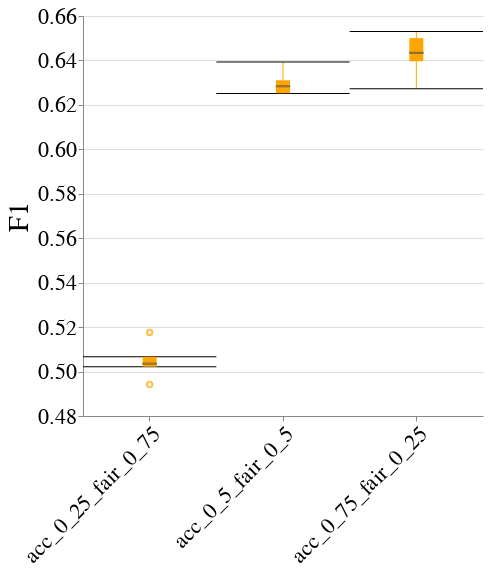

Source (notebook cell):
### Code cell
create_box_plot_per_dataset_and_case_study(to_plot=best_lp_metrics_per_exp_config_df,
                                           exp_name=EXP_NAME,
                                           dataset_name=DATASET_NAME,
                                           case_study_name=CASE_STUDY_NAME,
                                           metric_name="F1")

### Figure 1 — Vega-Lite specification as saved in the notebook (floating-point values rounded to 4 significant figures)
{"config": {"view": {"continuousWidth": 400, "continuousHeight": 300, "stroke": null}, "axis": {"labelFontSize": 22, "labelFontWeight": "normal", "titleFontSize": 28, "titleFontWeight": "normal"}, "title": {"fontSize": 28}}, "data": {"name": "data-88f03501d387ad49b78752bde0df59e2"}, "mark": {"type": "boxplot", "color": "orange", "median": {"stroke": "black", "strokeWidth": 0.7}, "ticks": true}, "encoding": {"x": {"axis": {"labelAngle": -45, "labelLimit": 500}, "field": "exp_config_name", "title": null, "type": "nominal"}, "y": {"field": "overall", "scale": {"zero": false}, "title": "F1", "type": "quantitative"}}, "height": 400, "width": 400, "$schema": "https://vega.github.io/schema/vega-lite/v4.17.0.json", "datasets": {"data-88f03501d387ad49b78752bde0df59e2": [{"exp_config_name": "acc_0_25_fair_0_75", "run_num": 1, "logical_pipeline_uuid": "Tm9uZSZOT19GQUlSTkVTU19JTlRFUlZFTlRJT04mcmZfY2xm", "physical_pipeline_uuid": "613fde51-0194-4263-98e5-5e6f95e37576", "compound_pp_quality": 0.8684, "metric": "F1", "model_name": "rf_clf", "runtime_in_mins": 0.04458, "dataset_name": "folk_pubcov", "logical_pipeline_name": "None&NO_FAIRNESS_INTERVENTION&rf_clf", "null_imputer_name": "None", "fairness_intervention_name": "NO_FAIRNESS_INTERVENTION", "RAC1P_dis": 0.4422, "RAC1P_priv": 0.5348, "SEX&RAC1P_dis": 0.4404, "SEX&RAC1P_priv": 0.5107, "SEX_dis": 0.4744, "SEX_priv": 0.5164, "overall": 0.4942}, {"exp_config_name": "acc_0_25_fair_0_75", "run_num": 2, "logical_pipeline_uuid": "Tm9uZSZOT19GQUlSTkVTU19JTlRFUlZFTlRJT04mcmZfY2xm", "physical_pipeline_uuid": "90d5579c-37f8-4826-8d51-76ee76d67b06", "compound_pp_quality": 0.8625, "metric": "F1", "model_name": "rf_clf", "runtime_in_mins": 0.1799, "dataset_name": "folk_pubcov", "logical_pipeline_name": "None&NO_FAIRNESS_INTERVENTION&rf_clf", "null_imputer_name": "None", "fairness_intervention_name": "NO_FAIRNESS_INTERVENTION", "RAC1P_dis": 0.4655, "RAC1P_priv": 0.5298, "SEX&RAC1P_dis": 0.4535, "SEX&RAC1P_priv": 0.517, "SEX_dis": 0.4838, "SEX_priv": 0.5232, "overall": 0.5022}, {"exp_config_name": "acc_0_25_fair_0_75", "run_num": 3, "logical_pipeline_uuid": "Tm9uZSZOT19GQUlSTkVTU19JTlRFUlZFTlRJT04mcmZfY2xm", "physical_pipeline_uuid": "ed773b07-0e46-4f94-81ca-4da4b9f1e3a3", "compound_pp_quality": 0.8726, "metric": "F1", "model_name": "rf_clf", "runtime_in_mins": 0.3652, "dataset_name": "folk_pubcov", "logical_pipeline_name": "None&NO_FAIRNESS_INTERVENTION&rf_clf", "null_imputer_name": "None", "fairness_intervention_name": "NO_FAIRNESS_INTERVENTION", "RAC1P_dis": 0.4586, "RAC1P_priv": 0.5395, "SEX&RAC1P_dis": 0.4505, "SEX&RAC1P_priv": 0.5207, "SEX_dis": 0.4703, "SEX_priv": 0.5424, "overall": 0.5036}, {"exp_config_name": "acc_0_25_fair_0_75", "run_num": 4, "logical_pipeline_uuid": "Tm9uZSZOT19GQUlSTkVTU19JTlRFUlZFTlRJT04mcmZfY2xm", "physical_pipeline_uuid": "d9276800-13d6-48d8-b61e-081b9fdb78d0", "compound_pp_quality": 0.8666, "metric": "F1", "model_name": "rf_clf", "runtime_in_mins": 0.02287, "dataset_name": "folk_pubcov", "logical_pipeline_name": "None&NO_FAIRNESS_INTERVENTION&rf_clf", "null_imputer_name": "None", "fairness_intervention_name": "NO_FAIRNESS_INTERVENTION", "RAC1P_dis": 0.479, "RAC1P_priv": 0.5465, "SEX&RAC1P_dis": 0.473, "SEX&RAC1P_priv": 0.5319, "SEX_dis": 0.4941, "SEX_priv": 0.5449, "overall": 0.5176}, {"exp_config_name": "acc_0_25_fair_0_75", "run_num": 5, "logical_pipeline_uuid": "Tm9uZSZOT19GQUlSTkVTU19JTlRFUlZFTlRJT04mcmZfY2xm", "physical_pipeline_uuid": "b75b2fa6-9525-45b9-ac4b-8a5fce7f1b83", "compound_pp_quality": 0.8668, "metric": "F1", "model_name": "rf_clf", "runtime_in_mins": 0.1131, "dataset_name": "folk_pubcov", "logical_pipeline_name": "None&NO_FAIRNESS_INTERVENTION&rf_clf", "null_imputer_name": "None", "fairness_intervention_name": "NO_FAIRNESS_INTERVENTION", "RAC1P_dis": 0.4683, "RAC1P_priv": 0.5354, "SEX&RAC1P_dis": 0.4724, "SEX&RAC1P_priv": 0.5174, "SEX_dis": 0.4891, "SEX_priv": 0.5275, "overall": 0.5066}, {"exp_config_name": "acc_0_5_fair_0_5", "run_num": 1, "logical_pipeline_uuid": "Tm9uZSZOT19GQUlSTkVTU19JTlRFUlZFTlRJT04mbGdibV9jbGY=", "physical_pipeline_uuid": "a644eda4-3702-4e1a-b8d7-971aa792958f", "compound_pp_quality": 0.7665, "metric": "F1", "model_name": "lgbm_clf", "runtime_in_mins": 0.02519, "dataset_name": "folk_pubcov", "logical_pipeline_name": "None&NO_FAIRNESS_INTERVENTION&lgbm_clf", "null_imputer_name": "None", "fairness_intervention_name": "NO_FAIRNESS_INTERVENTION", "RAC1P_dis": 0.6157, "RAC1P_priv": 0.633, "SEX&RAC1P_dis": 0.6253, "SEX&RAC1P_priv": 0.625, "SEX_dis": 0.6214, "SEX_priv": 0.6294, "overall": 0.6251}, {"exp_config_name": "acc_0_5_fair_0_5", "run_num": 2, "logical_pipeline_uuid": "Tm9uZSZOT19GQUlSTkVTU19JTlRFUlZFTlRJT04mbGdibV9jbGY=", "physical_pipeline_uuid": "04419453-9fdf-404a-9556-a64c008341ff", "compound_pp_quality": 0.7653, "metric": "F1", "model_name": "lgbm_clf", "runtime_in_mins": 0.01704, "dataset_name": "folk_pubcov", "logical_pipeline_name": "None&NO_FAIRNESS_INTERVENTION&lgbm_clf", "null_imputer_name": "None", "fairness_intervention_name": "NO_FAIRNESS_INTERVENTION", "RAC1P_dis": 0.6303, "RAC1P_priv": 0.6317, "SEX&RAC1P_dis": 0.6239, "SEX&RAC1P_priv": 0.6335, "SEX_dis": 0.6233, "SEX_priv": 0.6404, "overall": 0.6311}, {"exp_config_name": "acc_0_5_fair_0_5", "run_num": 3, "logical_pipeline_uuid": "Tm9uZSZOT19GQUlSTkVTU19JTlRFUlZFTlRJT04mZ2FuZGFsZl9jbGY=", "physical_pipeline_uuid": "bdc69d87-135c-46d3-bd95-838df2fd63fc", "compound_pp_quality": 0.7721, "metric": "F1", "model_name": "gandalf_clf", "runtime_in_mins": 11.1, "dataset_name": "folk_pubcov", "logical_pipeline_name": "None&NO_FAIRNESS_INTERVENTION&gandalf_clf", "null_imputer_name": "None", "fairness_intervention_name": "NO_FAIRNESS_INTERVENTION", "RAC1P_dis": 0.6266, "RAC1P_priv": 0.6241, "SEX&RAC1P_dis": 0.6397, "SEX&RAC1P_priv": 0.6202, "SEX_dis": 0.6177, "SEX_priv": 0.6346, "overall": 0.6253}, {"exp_config_name": "acc_0_5_fair_0_5", "run_num": 4, "logical_pipeline_uuid": "Tm9uZSZOT19GQUlSTkVTU19JTlRFUlZFTlRJT04mZ2FuZGFsZl9jbGY=", "physical_pipeline_uuid": "96dc28f1-c532-4eb9-b7a1-b3f4d6b4a92a", "compound_pp_quality": 0.7759, "metric": "F1", "model_name": "gandalf_clf", "runtime_in_mins": 18.09, "dataset_name": "folk_pubcov", "logical_pipeline_name": "None&NO_FAIRNESS_INTERVENTION&gandalf_clf", "null_imputer_name": "None", "fairness_intervention_name": "NO_FAIRNESS_INTERVENTION", "RAC1P_dis": 0.6296, "RAC1P_priv": 0.6468, "SEX&RAC1P_dis": 0.6438, "SEX&RAC1P_priv": 0.6378, "SEX_dis": 0.6371, "SEX_priv": 0.642, "overall": 0.6393}, {"exp_config_name": "acc_0_5_fair_0_5", "run_num": 5, "logical_pipeline_uuid": "Tm9uZSZOT19GQUlSTkVTU19JTlRFUlZFTlRJT04mbGdibV9jbGY=", "physical_pipeline_uuid": "a797b52c-b2f3-46dd-aca9-7f47294f51db", "compound_pp_quality": 0.7677, "metric": "F1", "model_name": "lgbm_clf", "runtime_in_mins": 0.01558, "dataset_name": "folk_pubcov", "logical_pipeline_name": "None&NO_FAIRNESS_INTERVENTION&lgbm_clf", "null_imputer_name": "None", "fairness_intervention_name": "NO_FAIRNESS_INTERVENTION", "RAC1P_dis": 0.6318, "RAC1P_priv": 0.6256, "SEX&RAC1P_dis": 0.6478, "SEX&RAC1P_priv": 0.6219, "SEX_dis": 0.6285, "SEX_priv": 0.6283, "overall": 0.6284}, {"exp_config_name": "acc_0_75_fair_0_25", "run_num": 1, "logical_pipeline_uuid": "Tm9uZSZOT19GQUlSTkVTU19JTlRFUlZFTlRJT04mbGdibV9jbGY=", "physical_pipeline_uuid": "d6b4672c-9539-4ff9-8959-69f9b4582465", "compound_pp_quality": 0.6968, "metric": "F1", "model_name": "lgbm_clf", "runtime_in_mins": 0.0315, "dataset_name": "folk_pubcov", "logical_pipeline_name": "None&NO_FAIRNESS_INTERVENTION&lgbm_clf", "null_imputer_name": "None", "fairness_intervention_name": "NO_FAIRNESS_INTERVENTION", "RAC1P_dis": 0.6192, "RAC1P_priv": 0.6341, "SEX&RAC1P_dis": 0.6252, "SEX&RAC1P_priv": 0.628, "SEX_dis": 0.6211, "SEX_priv": 0.6345, "overall": 0.6273}, {"exp_config_name": "acc_0_75_fair_0_25", "run_num": 2, "logical_pipeline_uuid": "Tm9uZSZOT19GQUlSTkVTU19JTlRFUlZFTlRJT04mZ2FuZGFsZl9jbGY=", "physical_pipeline_uuid": "6cf2264a-c555-4fae-a41a-4d4d771129cb", "compound_pp_quality": 0.7017, "metric": "F1", "model_name": "gandalf_clf", "runtime_in_mins": 13.38, "dataset_name": "folk_pubcov", "logical_pipeline_name": "None&NO_FAIRNESS_INTERVENTION&gandalf_clf", "null_imputer_name": "None", "fairness_intervention_name": "NO_FAIRNESS_INTERVENTION", "RAC1P_dis": 0.6563, "RAC1P_priv": 0.6449, "SEX&RAC1P_dis": 0.6489, "SEX&RAC1P_priv": 0.6504, "SEX_dis": 0.646, "SEX_priv": 0.6548, "overall": 0.6501}, {"exp_config_name": "acc_0_75_fair_0_25", "run_num": 3, "logical_pipeline_uuid": "Tm9uZSZOT19GQUlSTkVTU19JTlRFUlZFTlRJT04mZ2FuZGFsZl9jbGY=", "physical_pipeline_uuid": "a82ba31b-7378-467e-8a53-9f4204027289", "compound_pp_quality": 0.7058, "metric": "F1", "model_name": "gandalf_clf", "runtime_in_mins": 11.64, "dataset_name": "folk_pubcov", "logical_pipeline_name": "None&NO_FAIRNESS_INTERVENTION&gandalf_clf", "null_imputer_name": "None", "fairness_intervention_name": "NO_FAIRNESS_INTERVENTION", "RAC1P_dis": 0.643, "RAC1P_priv": 0.6438, "SEX&RAC1P_dis": 0.6538, "SEX&RAC1P_priv": 0.6398, "SEX_dis": 0.6399, "SEX_priv": 0.6477, "overall": 0.6434}, {"exp_config_name": "acc_0_75_fair_0_25", "run_num": 4, "logical_pipeline_uuid": "Tm9uZSZOT19GQUlSTkVTU19JTlRFUlZFTlRJT04mZ2FuZGFsZl9jbGY=", "physical_pipeline_uuid": "25d1db45-06b1-4a4b-8f99-ddbbf627d6ac", "compound_pp_quality": 0.7081, "metric": "F1", "model_name": "gandalf_clf", "runtime_in_mins": 15.99, "dataset_name": "folk_pubcov", "logical_pipeline_name": "None&NO_FAIRNESS_INTERVENTION&gandalf_clf", "null_imputer_name": "None", "fairness_intervention_name": "NO_FAIRNESS_INTERVENTION", "RAC1P_dis": 0.6298, "RAC1P_priv": 0.6473, "SEX&RAC1P_dis": 0.6438, "SEX&RAC1P_priv": 0.6383, "SEX_dis": 0.6372, "SEX_priv": 0.6426, "overall": 0.6396}, {"exp_config_name": "acc_0_75_fair_0_25", "run_num": 5, "logical_pipeline_uuid": "Tm9uZSZOT19GQUlSTkVTU19JTlRFUlZFTlRJT04mZ2FuZGFsZl9jbGY=", "physical_pipeline_uuid": "5e2306d5-6b18-4a5b-9e0d-c009908f5af7", "compound_pp_quality": 0.7032, "metric": "F1", "model_name": "gandalf_clf", "runtime_in_mins": 9.255, "dataset_name": "folk_pubcov", "logical_pipeline_name": "None&NO_FAIRNESS_INTERVENTION&gandalf_clf", "null_imputer_name": "None", "fairness_intervention_name": "NO_FAIRNESS_INTERVENTION", "RAC1P_dis": 0.6701, "RAC1P_priv": 0.6388, "SEX&RAC1P_dis": 0.6829, "SEX&RAC1P_priv": 0.6429, "SEX_dis": 0.6487, "SEX_priv": 0.6583, "overall": 0.653}]}}
